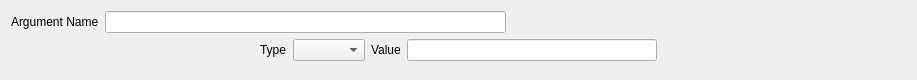
<?xml version="1.0" encoding="UTF-8"?>
<ui version="4.0">
 <class>Form</class>
 <widget class="QWidget" name="Form">
  <property name="geometry">
   <rect>
    <x>0</x>
    <y>0</y>
    <width>917</width>
    <height>80</height>
   </rect>
  </property>
  <property name="windowTitle">
   <string>Form</string>
  </property>
  <layout class="QVBoxLayout" name="verticalLayout">
   <item>
    <layout class="QHBoxLayout" name="horizontalLayout">
     <item>
      <widget class="QLabel" name="label">
       <property name="text">
        <string>Argument Name</string>
       </property>
      </widget>
     </item>
     <item>
      <widget class="QLineEdit" name="argument_name_edit_line"/>
     </item>
     <item>
      <spacer name="horizontalSpacer">
       <property name="orientation">
        <enum>Qt::Horizontal</enum>
       </property>
       <property name="sizeHint" stdset="0">
        <size>
         <width>40</width>
         <height>20</height>
        </size>
       </property>
      </spacer>
     </item>
    </layout>
   </item>
   <item>
    <layout class="QHBoxLayout" name="horizontalLayout_2">
     <item>
      <spacer name="horizontalSpacer_2">
       <property name="orientation">
        <enum>Qt::Horizontal</enum>
       </property>
       <property name="sizeHint" stdset="0">
        <size>
         <width>40</width>
         <height>20</height>
        </size>
       </property>
      </spacer>
     </item>
     <item>
      <widget class="QLabel" name="label_2">
       <property name="text">
        <string>Type</string>
       </property>
      </widget>
     </item>
     <item>
      <widget class="QComboBox" name="argument_type_combobox"/>
     </item>
     <item>
      <widget class="QLabel" name="label_3">
       <property name="text">
        <string>Value</string>
       </property>
      </widget>
     </item>
     <item>
      <widget class="QLineEdit" name="argument_value_edit_line"/>
     </item>
     <item>
      <spacer name="horizontalSpacer_3">
       <property name="orientation">
        <enum>Qt::Horizontal</enum>
       </property>
       <property name="sizeHint" stdset="0">
        <size>
         <width>40</width>
         <height>20</height>
        </size>
       </property>
      </spacer>
     </item>
    </layout>
   </item>
   <item>
    <spacer name="verticalSpacer">
     <property name="orientation">
      <enum>Qt::Vertical</enum>
     </property>
     <property name="sizeHint" stdset="0">
      <size>
       <width>20</width>
       <height>0</height>
      </size>
     </property>
    </spacer>
   </item>
  </layout>
 </widget>
 <resources/>
 <connections/>
</ui>
